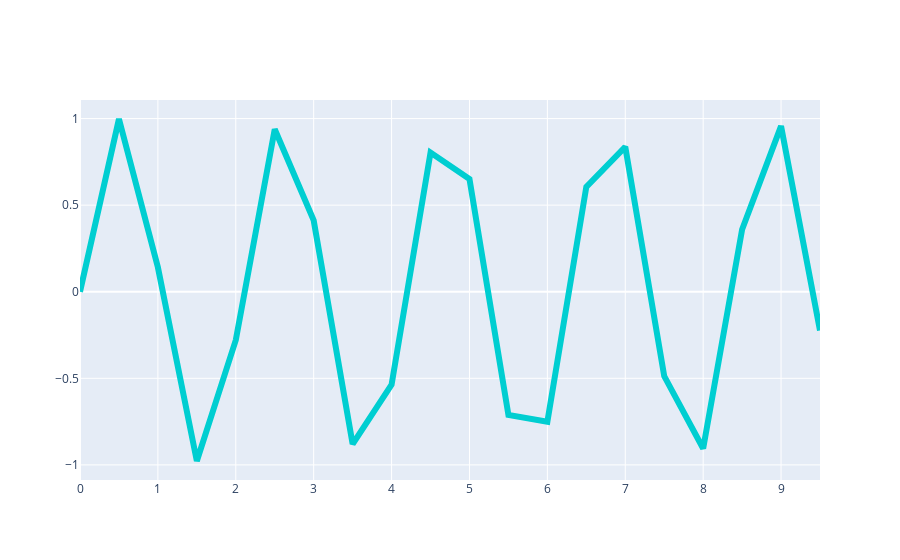

Write notebook code for a chart like this one.
### Markdown cell above
## Example 1 from https://plotly.com/python/sliders/

### Code cell
import plotly.graph_objects as go
from plotly.offline import iplot
import numpy as np

# Create figure
fig = go.Figure()

# Add traces, one for each slider step
for step in np.arange(0, 5, 1.0):
    fig.add_trace(
        go.Scatter(
            visible=False,
            line=dict(color="#00CED1", width=6),
            name="𝜈 = " + str(step),
            x=np.arange(0, 10, 0.5),
            y=np.sin(step * np.arange(0, 10, 0.5))))

# Make 3th trace visible
fig.data[3].visible = True

# Create and add slider
steps = []
for i in range(len(fig.data)):
    step = dict(
        method="update",
        args=[{"visible": [False] * len(fig.data)},
              {"title": "Slider switched to step: " + str(i)}],  # layout attribute
    )
    step["args"][0]["visible"][i] = True  # Toggle i'th trace to "visible"
    steps.append(step)

iplot(fig)

### Figure 1 — Plotly figure (JSON) as saved in the notebook; plotly's stock layout.template omitted (floating-point values rounded to 4 significant figures)
{"data": [{"line": {"color": "#00CED1", "width": 6}, "name": "𝜈 = 0.0", "type": "scatter", "visible": false, "x": [0, 0.5, 1, 1.5, 2, 2.5, 3, 3.5, 4, 4.5, 5, 5.5, 6, 6.5, 7, 7.5, 8, 8.5, 9, 9.5], "y": [0, 0, 0, 0, 0, 0, 0, 0, 0, 0, 0, 0, 0, 0, 0, 0, 0, 0, 0, 0]}, {"line": {"color": "#00CED1", "width": 6}, "name": "𝜈 = 1.0", "type": "scatter", "visible": false, "x": [0, 0.5, 1, 1.5, 2, 2.5, 3, 3.5, 4, 4.5, 5, 5.5, 6, 6.5, 7, 7.5, 8, 8.5, 9, 9.5], "y": [0, 0.4794, 0.8415, 0.9975, 0.9093, 0.5985, 0.1411, -0.3508, -0.7568, -0.9775, -0.9589, -0.7055, -0.2794, 0.2151, 0.657, 0.938, 0.9894, 0.7985, 0.4121, -0.07515]}, {"line": {"color": "#00CED1", "width": 6}, "name": "𝜈 = 2.0", "type": "scatter", "visible": false, "x": [0, 0.5, 1, 1.5, 2, 2.5, 3, 3.5, 4, 4.5, 5, 5.5, 6, 6.5, 7, 7.5, 8, 8.5, 9, 9.5], "y": [0, 0.8415, 0.9093, 0.1411, -0.7568, -0.9589, -0.2794, 0.657, 0.9894, 0.4121, -0.544, -1.0, -0.5366, 0.4202, 0.9906, 0.6503, -0.2879, -0.9614, -0.751, 0.1499]}, {"line": {"color": "#00CED1", "width": 6}, "name": "𝜈 = 3.0", "type": "scatter", "visible": true, "x": [0, 0.5, 1, 1.5, 2, 2.5, 3, 3.5, 4, 4.5, 5, 5.5, 6, 6.5, 7, 7.5, 8, 8.5, 9, 9.5], "y": [0, 0.9975, 0.1411, -0.9775, -0.2794, 0.938, 0.4121, -0.8797, -0.5366, 0.8038, 0.6503, -0.7118, -0.751, 0.6055, 0.8367, -0.4872, -0.9056, 0.3591, 0.9564, -0.2238]}, {"line": {"color": "#00CED1", "width": 6}, "name": "𝜈 = 4.0", "type": "scatter", "visible": false, "x": [0, 0.5, 1, 1.5, 2, 2.5, 3, 3.5, 4, 4.5, 5, 5.5, 6, 6.5, 7, 7.5, 8, 8.5, 9, 9.5], "y": [0, 0.9093, -0.7568, -0.2794, 0.9894, -0.544, -0.5366, 0.9906, -0.2879, -0.751, 0.9129, -0.008851, -0.9056, 0.7626, 0.2709, -0.988, 0.5514, 0.5291, -0.9918, 0.2964]}], "layout": {}}
